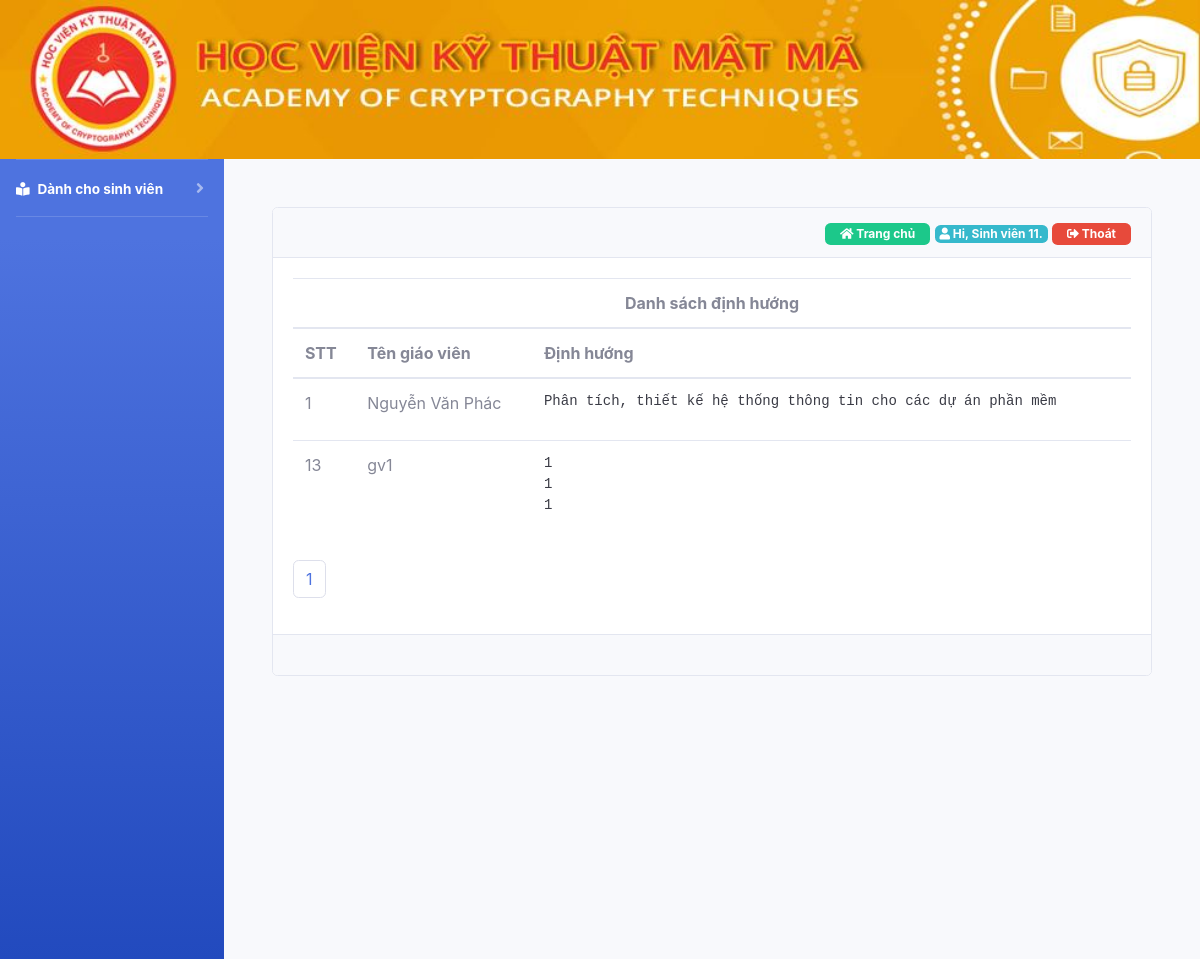
Page /danh-sach-dinh-huong.php (signed in) on the committed database.
### tables this page shows
CREATE TABLE `user` (
  `id` int(11) NOT NULL,
  `username` text NOT NULL,
  `password` text NOT NULL,
  `fullname` text NOT NULL,
  `phone` int(11) NOT NULL,
  `email` text NOT NULL,
  `permission` text NOT NULL
);

CREATE TABLE `dinhhuong` (
  `id` int(11) NOT NULL,
  `tengv` text NOT NULL,
  `dinhhuong1` text NOT NULL
);

### danh-sach-dinh-huong.php (the view, shortened to what this page needs)
<!DOCTYPE html>
<html>
<head>
    <?php require_once('filecss.php') ?>
</head>
<body>
    <div class="container-fluid">
        <?php require_once('logo.php'); ?>
        <div class="main" >
            <div id="wrapper">
                <div class="sidebar ">
                    <?php require_once('menu_left.php'); ?>
                </div>
                <div id="content-wrapper" class="d-flex flex-column p-5">
                    <div class="status">
                        <div class="card">
                            <div class="card-header text-right">
                                <?php require_once('home_page.php') ?>
                            </div>
                            <div class="card-body">
                                <form action="" method="post">
                                    <table class="danhsachdinhhuong table table-hover table-inverse">
                                        <thead>
                                            <tr>
                                                <th colspan="5"><center>Danh sách định hướng</center></th>
                                            </tr>
                                            <tr>
                                                <th>STT</th>
                                                <th>Tên giáo viên</th>
                                                <th>Định hướng </th>
                                            </tr>
                                        </thead>
                                        <tbody>
                                            <?php
                                            include 'lib/connect.php';
                                            $sql_total = "select count(id) as total from dinhhuong";
                                                $data = mysqli_query($con, $sql_total);
                                                $rows = mysqli_fetch_assoc($data);
                                                $total_records = $rows['total'];
                                                $current_page = isset($_GET['page']) ? $_GET['page'] : 1;
                                                $limit = 5;
                                                $total_page = ceil($total_records / $limit);
                                                $start = ($current_page - 1) * $limit;
                                            if ($permission == 'teacher')
                                            {
                                                $sql1 = "select * from dinhhuong where tengv ='$fullname' limit $start,$limit";
                                            }
                                            else $sql1 = "select * from dinhhuong limit $start,$limit";
                                            $check=mysqli_query($con,$sql1);
                                            while ($row1=mysqli_fetch_row($check)) {
                                                ?>
                                                <tr>
                                                    <td><?php echo $row1['0']; ?></td>
                                                    <td><?php echo $row1['1']; ?></td>
                                                    <td><pre ><?php echo $row1['2']; ?></pre></td>
                                                </tr>
                                                <?php
                                            }
                                            ?>
                                        </tbody>
                                    </table>
                                    <nav aria-label="Page navigation example">
                                     <ul class="pagination">
                                        <?php
                                        for ($i = 1; $i <= $total_page; $i++) {
                                            if ($i == $current_page) {
                                                echo '<li class="page-item"><a class="page-link" href="#">'. $i .'</a></li>';
                                            } else {
                                                echo '<li class="page-item"><a class="page-link" href="danh-sach-dinh-huong.php?page=' . $i . '">'. $i .'</a></li>';
                                            }
                                        }
                                        ?>
                                    </ul>
                                    </nav>
                                </form>
                            </div>
                            <div class="card-footer">
                            </div>
                        </div>
                    </div>
                </div>
            </div>
        </div>
    </div>
</body>
</html>

### home_page.php (shortened to what this page needs)
<a href="index.php" style="text-decoration: none;"><span class="badge badge-success" style="padding: 5px 15px; "><i class="fas fa-home"></i> Trang chủ</span></a>
<?php
if (empty($_SESSION['username'])) {
    header("Location: /TTCS/login.php");
} else {
     include 'lib/connect.php';
    $username = $_SESSION['username'];
    $sql = "select * from user where username='$username'";
    $query = mysqli_query($con, $sql);
    if ($query) {
        $row = mysqli_fetch_row($query);
        ?>
        <span class="badge badge-info"><i class="fas fa-user"></i><?php echo " Hi, " . $row[3] . "."; ?></span>
        <a href="logout.php" ><span class="badge badge-danger" style="padding: 5px 15px;"><i class="fas fa-sign-out-alt"></i> Thoát</span></a>
    <?php
}
}
?>

### rows in the picture
user: fullname "Sinh viên 11"
dinhhuong: id "1", tengv "Nguyễn Văn Phác", dinhhuong1 "Phân tích, thiết kế hệ thống thông tin cho các dự án phần mềm"
dinhhuong: id "13", tengv "gv1", dinhhuong1 "1 1 1"
